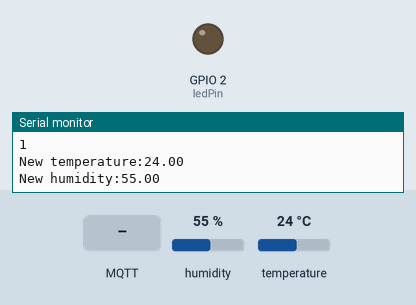
A sketch run on a simulated ESP8266 (NodeMCU). Parts: output pins drawn as LEDs (lit = HIGH), the last lines printed to the serial monitor. Inputs (shaded band) come from the test bench; at power-on: humidity 55 %, temperature 24 °C. WiFi joins after 1.5 s; servers stay silent unless stated; random numbers use the default seed unless the sketch sets one; no MQTT or app messages arrive unless stated.

Above: at 5.7 s.
5.8 s: MQTT message "1" arrives on the first subscribed topic
At 6.8 s:
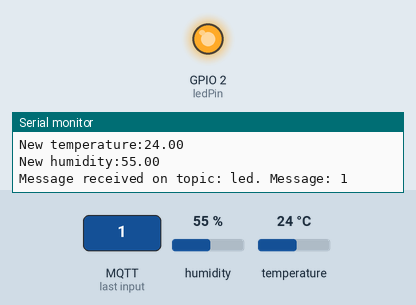
7.3 s: MQTT message "0" arrives on the first subscribed topic
At 8.0 s:
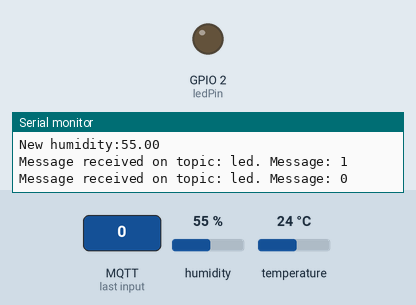
Timing chart, 0 to 10.3 s (numbered marks = the images above; inputs shaded):
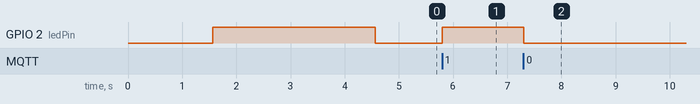

Measured:
- after the input at 5.8 s, GPIO 2 (ledPin): LOW → HIGH at once
- after the input at 7.3 s, GPIO 2 (ledPin): HIGH → LOW at once

The sketch:

ESP-01_DHT22_WiFi_MQTT.ino
```cpp
// Get ESP8266 going with Arduino IDE
// - https://github.com/esp8266/Arduino#installing-with-boards-manager
// Required libraries (sketch -> include library -> manage libraries)
// - PubSubClient by Nick ‘O Leary
// - DHT sensor library by Adafruit

#include <ESP8266WiFi.h>
#include <PubSubClient.h>
#include <DHT.h>

#define wifi_ssid "wifi net"
#define wifi_password "*xxxxxx"

#define mqtt_server "192.168.1.104"
//#define mqtt_user "pi"
//#define mqtt_password "$oklaM01."

#define humidity_topic "sensor/humidity"
#define temperature_topic "sensor/temperature"
#define led_topic "sensor/led"

#define DHTTYPE DHT22
#define DHTPIN  0

WiFiClient espClient;
PubSubClient client(espClient);

DHT dht(DHTPIN, DHTTYPE,11); // 11 works fine for ESP8266
float newTemp;
float newHum;

const int ledPin = 2;

void setup_wifi() {
  delay(10);
  // We start by connecting to a WiFi network
  Serial.println();
  Serial.print("Connecting to ");
  Serial.println(wifi_ssid);

  WiFi.begin(wifi_ssid, wifi_password);

  while (WiFi.status() != WL_CONNECTED) {
    delay(500);
    Serial.print(".");
  }

  Serial.println("");
  Serial.println("WiFi connected");
  Serial.println("IP address: ");
  Serial.println(WiFi.localIP());
  Serial.println("MAC address: ");
  Serial.println(WiFi.macAddress());
  if (client.connect("sensor")) {
    // connection succeeded
    Serial.println("Connected ");
    boolean r= client.subscribe("led");
    Serial.println("subscribe ");
    Serial.println(r);
  }
  else {
    // connection failed
    // mqttClient.state() will provide more information
    // on why it failed.
    Serial.println("Connection failed ");
  }
}

void callback(char* topic, byte* payload, unsigned int length) {
  Serial.print("Message received on topic: ");
  Serial.print(topic);
  Serial.print(". Message: ");

  String message;
  for (int i = 0; i < length; i++) {
    message += (char)payload[i];
  }

  Serial.println(message);

  if (message == "1") {
    digitalWrite(ledPin, HIGH);
  }
  else if (message == "0")
  {
    digitalWrite(ledPin, LOW);
  }
  else {
    Serial.println("Invalid message");
  }
}

void reconnect() {
  // Loop until we're reconnected
  while (!client.connected()) {
    Serial.print("Attempting MQTT connection...");
    // Attempt to connect
    // If you  want to use a username and password, change next line to
    //if (client.connect("ESP8266Client", mqtt_user, mqtt_password)) {
    String clientId = "ESP8266Client-";
    clientId += String(random(0xffff), HEX);
    if (client.connect(clientId.c_str())) {
      Serial.println("connected");
      client.subscribe("sensor/led");
    }
    else {
      Serial.print("failed, rc=");
      Serial.print(client.state());
      Serial.println(" try again in 5 seconds");
      // Wait 5 seconds before retrying
      delay(5000);
    }
  }
}


bool checkBound(float newValue, float prevValue, float maxDiff) {
  return !isnan(newValue) &&
         (newValue < prevValue - maxDiff || newValue > prevValue + maxDiff);
}


void setup() {
  Serial.begin(115200);
  dht.begin();
  setup_wifi();

  client.setServer(mqtt_server, 1883);
  // client.setClient (espClient);
  client.setCallback(callback);

  pinMode(ledPin, OUTPUT);
  digitalWrite(ledPin, HIGH);
  delay(3000);
  digitalWrite(ledPin, LOW);
}

long lastMsg = 0;
float temp = 0.0;
float hum = 0.0;
float diff = 0.1;

void loop() {
  if (!client.connected()) {
    reconnect();
  }
  client.loop();

  long now = millis();
  if (now - lastMsg > 2000) {
    lastMsg = now;
    newTemp = dht.readTemperature();
    newHum = dht.readHumidity();

    if (checkBound(newTemp, temp, diff)) {
      temp = newTemp;
      Serial.print("New temperature:");
      Serial.println(String(temp).c_str());
      client.publish(temperature_topic, String(temp).c_str(), true);
    }

    if (checkBound(newHum, hum, diff)) {
      hum = newHum;
      Serial.print("New humidity:");
      Serial.println(String(hum).c_str());
      client.publish(humidity_topic, String(hum).c_str(), true);
    }
  }
}
```
